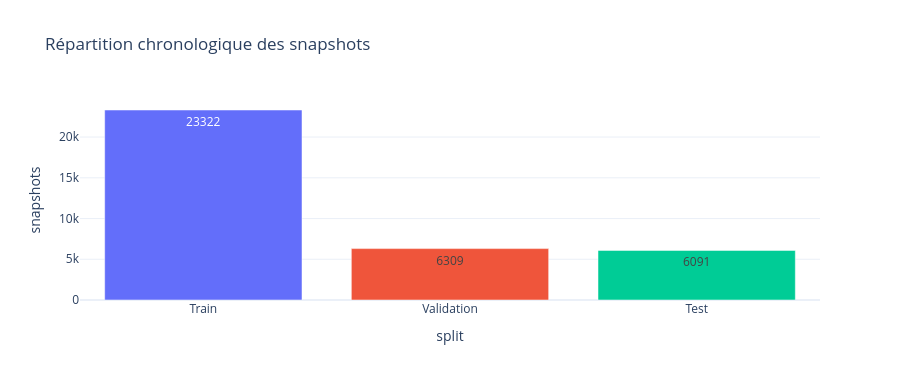

Notebook source saved alongside this figure:
### Markdown cell above
## 4 — Split temporel

- **Train** : janvier–juillet 2024 ; **Validation** : août–septembre 2024 ; **Test** : octobre–novembre 2024.
- Ce protocole évalue une **généralisation temporelle hors échantillon**, mais **ne simule pas un modèle unique déployé au 31 octobre** : les labels de septembre n'étaient pas disponibles au début d'octobre. La validation septembre peut être utilisée pour sélectionner le modèle avant le test de novembre, **pas pour une prédiction d'octobre au 31 octobre** sans vérification des dates exactes de disponibilité.
- Le test n'est utilisé ni pour sélectionner les features ni pour ajuster le seuil. Les résultats d'octobre et novembre sont une évaluation rétrospective ; une simulation walk-forward indépendante est proposée plus loin.
- La répétition des `customer_id` entre mois est **attendue** ; le `customer_id` n'est jamais une feature.

### Code cell
months = featured["snapshot_date"].dt.to_period("M")

train_df = featured.loc[months.between(*TRAIN_MONTHS)].copy()
val_df = featured.loc[months.between(*VALIDATION_MONTHS)].copy()
test_df = featured.loc[months.between(*TEST_MONTHS)].copy()

splits = {"Train": train_df, "Validation": val_df, "Test": test_df}

summary = pd.DataFrame(
    [
        {
            "split": name,
            "snapshots": len(part),
            "clients": part["customer_id"].nunique(),
            "positives": int(part["churn"].sum()),
            "churn_rate": part["churn"].mean(),
        }
        for name, part in splits.items()
    ]
)

display(summary)

for name, part in splits.items():
    if len(part) == 0 or part["churn"].nunique() != 2:
        raise ValueError(f"{name} vide ou avec une seule classe : revoir les périodes.")

assert train_df["snapshot_date"].max() < val_df["snapshot_date"].min()
assert val_df["snapshot_date"].max() < test_df["snapshot_date"].min()

fig = px.bar(
    summary,
    x="split",
    y="snapshots",
    color="split",
    text="snapshots",
    title="Répartition chronologique des snapshots",
)
fig.update_layout(template="plotly_white", showlegend=False, height=380)
fig.show(config={"responsive": True})

### Figure 1 — Plotly figure (JSON) as saved in the notebook; plotly's stock layout.template omitted (floating-point values rounded to 4 significant figures)
{"data": [{"alignmentgroup": "True", "hovertemplate": "split=%{x}<br>snapshots=%{text}<extra></extra>", "legendgroup": "Train", "marker": {"color": "#636efa", "pattern": {"shape": ""}}, "name": "Train", "offsetgroup": "Train", "orientation": "v", "showlegend": true, "text": [23322], "textposition": "auto", "type": "bar", "x": ["Train"], "xaxis": "x", "y": [23322], "yaxis": "y"}, {"alignmentgroup": "True", "hovertemplate": "split=%{x}<br>snapshots=%{text}<extra></extra>", "legendgroup": "Validation", "marker": {"color": "#EF553B", "pattern": {"shape": ""}}, "name": "Validation", "offsetgroup": "Validation", "orientation": "v", "showlegend": true, "text": [6309], "textposition": "auto", "type": "bar", "x": ["Validation"], "xaxis": "x", "y": [6309], "yaxis": "y"}, {"alignmentgroup": "True", "hovertemplate": "split=%{x}<br>snapshots=%{text}<extra></extra>", "legendgroup": "Test", "marker": {"color": "#00cc96", "pattern": {"shape": ""}}, "name": "Test", "offsetgroup": "Test", "orientation": "v", "showlegend": true, "text": [6091], "textposition": "auto", "type": "bar", "x": ["Test"], "xaxis": "x", "y": [6091], "yaxis": "y"}], "layout": {"barmode": "relative", "height": 380, "legend": {"title": {"text": "split"}, "tracegroupgap": 0}, "showlegend": false, "title": {"text": "Répartition chronologique des snapshots"}, "xaxis": {"anchor": "y", "categoryarray": ["Train", "Validation", "Test"], "categoryorder": "array", "domain": [0, 1], "title": {"text": "split"}}, "yaxis": {"anchor": "x", "domain": [0, 1], "title": {"text": "snapshots"}}}}
